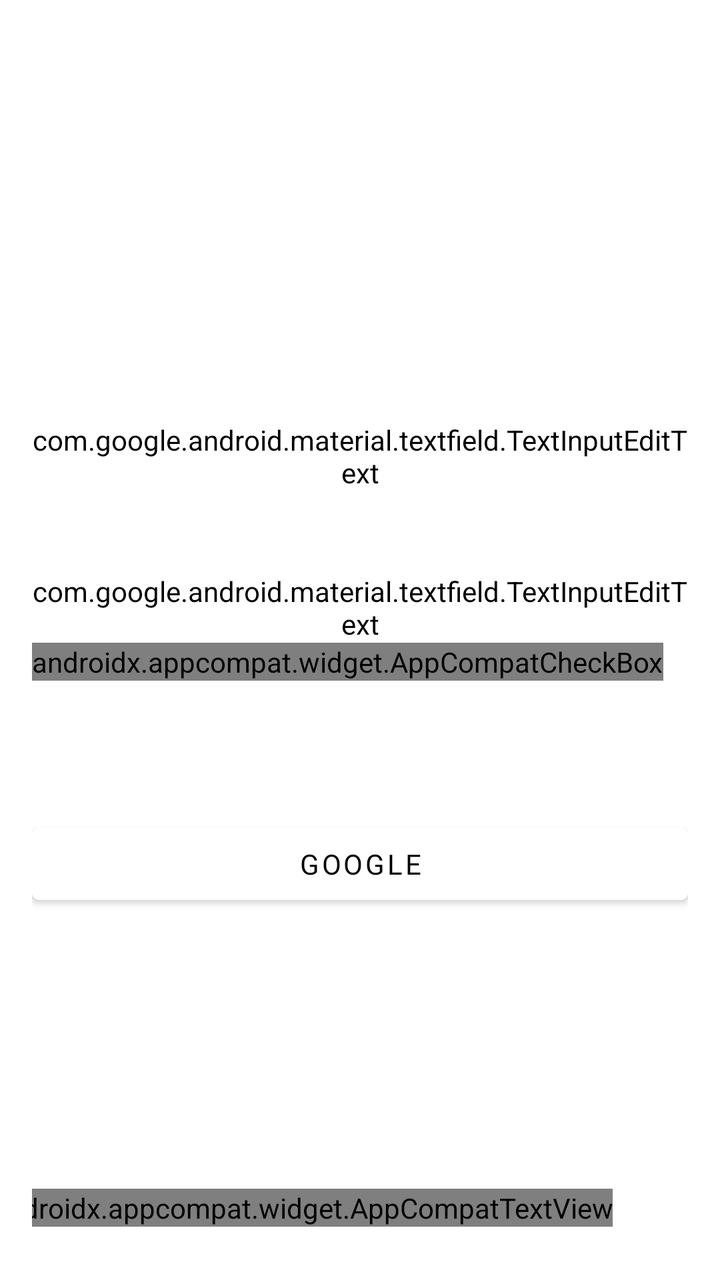
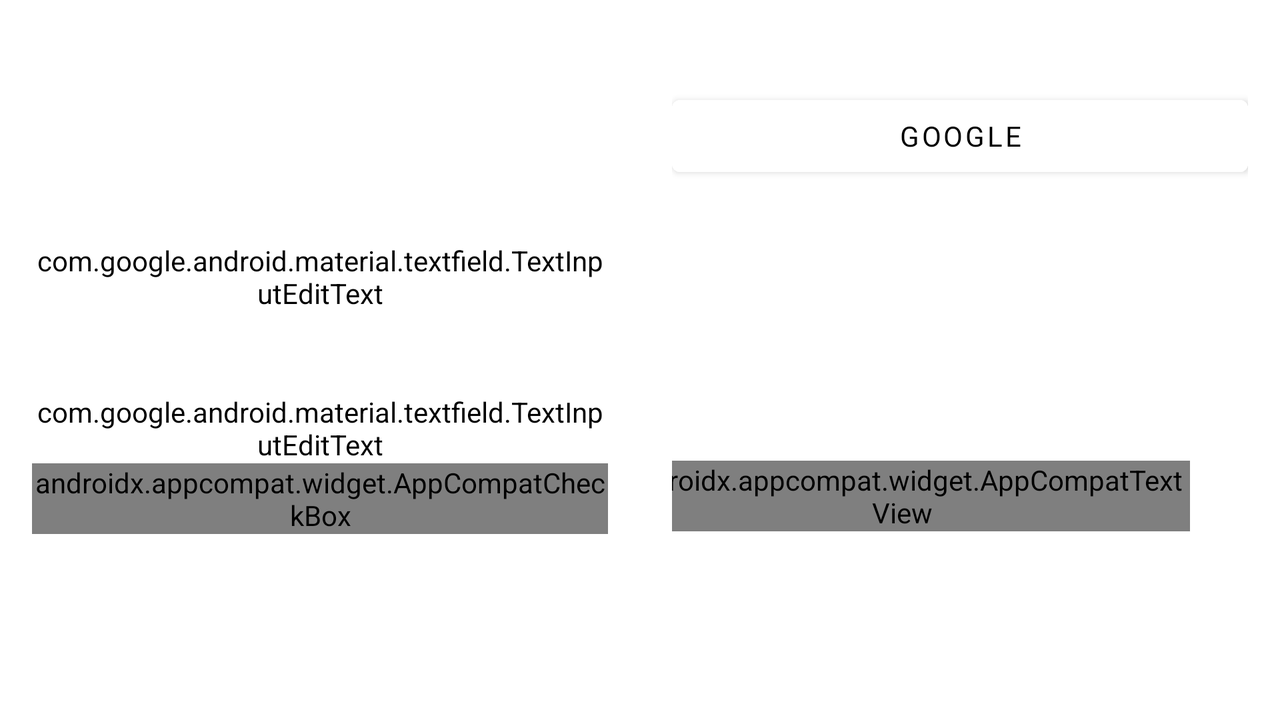

First picture: res/layout/ on a phone held upright. Second picture: the repository's own variant of that layout, on a device whose configuration matches the variant's folder. Source for both follows.
<!-- AndroidManifest.xml: application theme Theme.Task1 -->
<!-- res/layout/activity_auth.xml -->
<?xml version="1.0" encoding="utf-8"?>
<androidx.constraintlayout.widget.ConstraintLayout xmlns:android="http://schemas.android.com/apk/res/android"
    xmlns:app="http://schemas.android.com/apk/res-auto"
    xmlns:tools="http://schemas.android.com/tools"
    android:layout_width="match_parent"
    android:layout_height="match_parent"
    android:background="@color/profile_background"
    android:padding="@dimen/authActivity_layoutPadding"
    tools:context=".AuthActivity">

    <androidx.appcompat.widget.AppCompatTextView
        android:id="@+id/tvGreetingTop"
        android:layout_width="0dp"
        android:layout_height="wrap_content"
        android:layout_marginBottom="@dimen/authActivity_topGreeting_botMargin"
        android:fontFamily="@font/semi_bold"
        android:text="@string/login_greetings"
        android:textAlignment="center"
        android:textColor="@color/white"
        android:textSize="@dimen/authActivity_topGreeting_textSize"
        app:layout_constraintBottom_toTopOf="@id/tvGreetingBot"
        app:layout_constraintEnd_toEndOf="parent"
        app:layout_constraintStart_toStartOf="parent" />

    <androidx.appcompat.widget.AppCompatTextView
        android:id="@+id/tvGreetingBot"
        android:layout_width="0dp"
        android:layout_height="wrap_content"
        android:layout_marginBottom="@dimen/authActivity_botGreeting_botMargin"
        android:fontFamily="@font/semi_bold"
        android:text="@string/login_greetings_2"
        android:textAlignment="center"
        android:textColor="@color/white"
        android:textSize="@dimen/authActivity_botGreeting_textSize"
        app:layout_constraintBottom_toTopOf="@id/tilEmail"
        app:layout_constraintEnd_toEndOf="parent"
        app:layout_constraintStart_toStartOf="parent" />

    <com.google.android.material.textfield.TextInputLayout
        android:id="@+id/tilEmail"
        android:layout_width="match_parent"
        android:layout_height="wrap_content"

        android:hint="@string/email_hint"
        android:theme="@style/ThemeOverlay.App.TextInputLayout"
        app:errorEnabled="true"
        app:expandedHintEnabled="false"
        app:hintTextAppearance="@style/TextLabel"
        app:layout_constraintBottom_toBottomOf="parent"
        app:layout_constraintEnd_toEndOf="parent"
        app:layout_constraintStart_toStartOf="parent"
        app:layout_constraintTop_toTopOf="parent"
        app:layout_constraintVertical_bias="@dimen/authActivity_email_bias">

        <com.google.android.material.textfield.TextInputEditText
            android:id="@+id/tietEmail"
            android:layout_width="match_parent"
            android:layout_height="wrap_content"
            android:backgroundTint="@android:color/transparent"
            android:maxLines="1"
            android:textColor="@color/alabaster" />

    </com.google.android.material.textfield.TextInputLayout>

    <com.google.android.material.textfield.TextInputLayout
        android:id="@+id/tilPassword"
        android:layout_width="match_parent"
        android:layout_height="wrap_content"
        android:layout_marginTop="@dimen/authActivity_password_marginTop"

        android:hint="@string/password_hint"
        android:theme="@style/ThemeOverlay.App.TextInputLayout"
        app:errorEnabled="true"
        app:expandedHintEnabled="false"
        app:hintTextAppearance="@style/TextLabel"

        app:layout_constraintEnd_toEndOf="parent"
        app:layout_constraintStart_toStartOf="parent"
        app:layout_constraintTop_toBottomOf="@id/tilEmail">

        <com.google.android.material.textfield.TextInputEditText
            android:id="@+id/tietPassword"
            android:layout_width="match_parent"
            android:layout_height="wrap_content"
            android:backgroundTint="@android:color/transparent"
            android:inputType="textPassword"
            android:maxLines="1"
            android:textColor="@color/alabaster" />
    </com.google.android.material.textfield.TextInputLayout>

    <androidx.appcompat.widget.AppCompatCheckBox
        android:id="@+id/cbRememberMe"
        android:layout_width="wrap_content"
        android:layout_height="wrap_content"
        android:buttonTint="@color/white"
        android:text="@string/remember_me"
        android:textColor="@color/alabaster"
        android:textSize="@dimen/authActivity_checkBox_textSize"
        app:layout_constraintStart_toStartOf="parent"
        app:layout_constraintTop_toBottomOf="@id/tilPassword" />

    <Button
        android:id="@+id/bGoogle"
        android:layout_width="0dp"
        android:layout_height="@dimen/authActivity_googleButton_height"
        android:backgroundTint="@color/white"
        android:fontFamily="@font/semi_bold"
        android:text="@string/google"
        android:textAllCaps="true"
        android:textColor="@color/black"
        app:icon="@drawable/icon_google"
        app:iconGravity="textStart"
        app:iconPadding="@dimen/authActivity_googleButton_iconPadding"
        app:iconTint="@null"
        app:layout_constraintBottom_toBottomOf="parent"
        app:layout_constraintEnd_toEndOf="parent"
        app:layout_constraintStart_toStartOf="parent"
        app:layout_constraintTop_toTopOf="parent"
        app:layout_constraintVertical_bias="@dimen/authActivity_googleButton_bias" />

    <androidx.appcompat.widget.AppCompatTextView
        android:id="@+id/tvOr"
        android:layout_width="wrap_content"
        android:layout_height="wrap_content"
        android:fontFamily="@font/semi_bold"
        android:text="@string/or"
        android:textAlignment="center"
        android:textColor="@color/white"
        android:textSize="@dimen/authActivity_or_textSize"
        app:layout_constraintEnd_toEndOf="parent"
        app:layout_constraintStart_toStartOf="parent"
        app:layout_constraintTop_toBottomOf="@id/bGoogle" />

    <androidx.appcompat.widget.AppCompatButton
        android:id="@+id/bRegister"
        android:layout_width="0dp"
        android:layout_height="@dimen/authActivity_registerButton_height"
        android:layout_marginTop="6dp"
        android:background="@drawable/button_register"
        android:fontFamily="@font/semi_bold"
        android:text="@string/register"
        android:textAllCaps="true"
        android:textColor="@color/white"
        android:textSize="@dimen/authActivity_registerButton_textSize"
        app:layout_constraintEnd_toEndOf="parent"
        app:layout_constraintStart_toStartOf="parent"
        app:layout_constraintTop_toBottomOf="@id/tvOr" />

    <androidx.appcompat.widget.AppCompatTextView
        android:id="@+id/tvTerms"
        android:layout_width="wrap_content"
        android:layout_height="@dimen/authActivity_terms_height"
        android:layout_marginTop="@dimen/authActivity_terms_marginTop"
        android:text="@string/by_clicking_register_you_agree_to_our_terms_n_and_conditions"
        android:textAlignment="center"
        android:textColor="@color/white"
        android:textSize="@dimen/authActivity_terms_textSize"
        app:layout_constraintEnd_toEndOf="parent"
        app:layout_constraintStart_toStartOf="parent"
        app:layout_constraintTop_toBottomOf="@id/bRegister" />

    <androidx.appcompat.widget.AppCompatTextView
        android:id="@+id/tvNoAccount"
        android:layout_width="wrap_content"
        android:layout_height="wrap_content"
        android:layout_marginTop="@dimen/authActivity_noAccount_marginTop"
        android:fontFamily="@font/semi_bold"
        android:text="@string/don_t_have_account"
        android:textColor="@color/alabaster"
        android:textSize="@dimen/authActivity_noAccount_textSize"
        app:layout_constraintEnd_toStartOf="@id/tvSignIn"
        app:layout_constraintHorizontal_chainStyle="packed"
        app:layout_constraintStart_toStartOf="parent"
        app:layout_constraintTop_toBottomOf="@id/tvTerms" />

    <androidx.appcompat.widget.AppCompatTextView
        android:id="@+id/tvSignIn"
        android:layout_width="wrap_content"
        android:layout_height="wrap_content"
        android:layout_marginStart="@dimen/authActivity_signIn_marginStart"
        android:layout_marginTop="@dimen/authActivity_signIn_marginTop"
        android:fontFamily="@font/semi_bold"
        android:text="@string/sign_up"
        android:textColor="@color/white"
        android:textSize="@dimen/authActivity_signIn_textSize"
        app:layout_constraintEnd_toEndOf="parent"
        app:layout_constraintStart_toEndOf="@id/tvNoAccount"
        app:layout_constraintTop_toBottomOf="@id/tvTerms" />


</androidx.constraintlayout.widget.ConstraintLayout>
<!-- resources referenced by this layout -->
<resources>
  <dimen name="authActivity_botGreeting_botMargin">24dp</dimen>
  <dimen name="authActivity_botGreeting_textSize">14sp</dimen>
  <dimen name="authActivity_checkBox_textSize">14sp</dimen>
  <dimen name="authActivity_email_bias">0.32</dimen>
  <dimen name="authActivity_googleButton_bias">0.70</dimen>
  <dimen name="authActivity_googleButton_height">48dp</dimen>
  <dimen name="authActivity_googleButton_iconPadding">10dp</dimen>
  <dimen name="authActivity_layoutPadding">16dp</dimen>
  <dimen name="authActivity_noAccount_marginTop">6dp</dimen>
  <dimen name="authActivity_noAccount_textSize">14sp</dimen>
  <dimen name="authActivity_or_textSize">18sp</dimen>
  <dimen name="authActivity_password_marginTop">24dp</dimen>
  <dimen name="authActivity_registerButton_height">56dp</dimen>
  <dimen name="authActivity_registerButton_textSize">16sp</dimen>
  <dimen name="authActivity_signIn_marginStart">12dp</dimen>
  <dimen name="authActivity_signIn_marginTop">6dp</dimen>
  <dimen name="authActivity_signIn_textSize">14sp</dimen>
  <dimen name="authActivity_terms_height">32dp</dimen>
  <dimen name="authActivity_terms_marginTop">14dp</dimen>
  <dimen name="authActivity_terms_textSize">12sp</dimen>
  <dimen name="authActivity_topGreeting_botMargin">8dp</dimen>
  <dimen name="authActivity_topGreeting_textSize">24sp</dimen>
  <string name="by_clicking_register_you_agree_to_our_terms_n_and_conditions">By clicking Register you agree to our Terms \n and Conditions</string>
  <string name="don_t_have_account">Don’t have account?</string>
  <string name="email_hint">E-mail</string>
  <string name="google">Google</string>
  <string name="login_greetings">Let\'s get acquainted</string>
  <string name="login_greetings_2">Fill out the profile and go to the application!</string>
  <string name="or">or</string>
  <string name="password_hint">Password</string>
  <string name="register">register</string>
  <string name="remember_me">Remember me</string>
  <string name="sign_up">Sign up</string>
  <style name="TextLabel" parent="TextAppearance.Design.Hint">
          <item name="android:textSize">12sp</item>
      </style>
  <style name="ThemeOverlay.App.TextInputLayout" parent="">
          <item name="colorPrimary">@color/alabaster</item>
          <item name="colorOnSurface">@color/alabaster</item>
          <item name="colorError">@color/contacts_contacts</item>
      </style>
  <style name="Theme.Task1" parent="Theme.MaterialComponents.DayNight.NoActionBar">
          
          <item name="colorPrimary">@color/purple_500</item>
          <item name="colorPrimaryVariant">@color/purple_700</item>
          <item name="colorOnPrimary">@color/white</item>
          
          <item name="colorSecondary">@color/teal_200</item>
          <item name="colorSecondaryVariant">@color/teal_700</item>
          <item name="colorOnSecondary">@color/black</item>
          
          <item name="android:statusBarColor">?attr/colorPrimaryVariant</item>
          
      </style>
</resources>
<!-- res/layout-land/activity_auth.xml (the repository's variant of the layout above) -->
<!-- drawn on the phone turned sideways -->
<?xml version="1.0" encoding="utf-8"?>
<androidx.constraintlayout.widget.ConstraintLayout xmlns:android="http://schemas.android.com/apk/res/android"
    xmlns:app="http://schemas.android.com/apk/res-auto"
    xmlns:tools="http://schemas.android.com/tools"
    android:layout_width="match_parent"
    android:layout_height="match_parent"
    android:background="@color/profile_background"
    tools:context=".AuthActivity">

    <androidx.constraintlayout.widget.ConstraintLayout
        android:id="@+id/loginInformation"
        android:layout_width="0dp"
        android:layout_height="0dp"
        android:padding="@dimen/authActivity_layoutPadding"
        app:layout_constraintBottom_toBottomOf="parent"
        app:layout_constraintStart_toStartOf="parent"
        app:layout_constraintTop_toTopOf="parent"
        app:layout_constraintWidth_percent="0.5">

        <androidx.appcompat.widget.AppCompatTextView
            android:id="@+id/tvGreetingTop"
            android:layout_width="0dp"
            android:layout_height="wrap_content"
            android:layout_marginBottom="@dimen/authActivity_topGreeting_botMargin"
            android:fontFamily="@font/semi_bold"
            android:text="@string/login_greetings"
            android:textAlignment="center"
            android:textColor="@color/white"
            android:textSize="@dimen/authActivity_topGreeting_textSize"
            app:layout_constraintBottom_toTopOf="@id/tvGreetingBot"
            app:layout_constraintEnd_toEndOf="parent"
            app:layout_constraintStart_toStartOf="parent" />

        <androidx.appcompat.widget.AppCompatTextView
            android:id="@+id/tvGreetingBot"
            android:layout_width="0dp"
            android:layout_height="wrap_content"
            android:layout_marginBottom="@dimen/authActivity_botGreeting_botMargin"
            android:fontFamily="@font/semi_bold"
            android:text="@string/login_greetings_2"
            android:textAlignment="center"
            android:textColor="@color/white"
            android:textSize="@dimen/authActivity_botGreeting_textSize"
            app:layout_constraintBottom_toTopOf="@id/tilEmail"
            app:layout_constraintEnd_toEndOf="parent"
            app:layout_constraintStart_toStartOf="parent" />

        <com.google.android.material.textfield.TextInputLayout
            android:id="@+id/tilEmail"
            android:layout_width="match_parent"
            android:layout_height="wrap_content"

            android:hint="@string/email_hint"
            android:theme="@style/ThemeOverlay.App.TextInputLayout"
            app:errorEnabled="true"
            app:expandedHintEnabled="false"
            app:hintTextAppearance="@style/TextLabel"
            app:layout_constraintBottom_toBottomOf="parent"
            app:layout_constraintEnd_toEndOf="parent"
            app:layout_constraintStart_toStartOf="parent"
            app:layout_constraintTop_toTopOf="parent"
            app:layout_constraintVertical_bias="@dimen/authActivity_email_bias">

            <com.google.android.material.textfield.TextInputEditText
                android:id="@+id/tietEmail"
                android:layout_width="match_parent"
                android:layout_height="wrap_content"
                android:backgroundTint="@android:color/transparent"
                android:textColor="@color/alabaster" />

        </com.google.android.material.textfield.TextInputLayout>

        <com.google.android.material.textfield.TextInputLayout
            android:id="@+id/tilPassword"
            android:layout_width="match_parent"
            android:layout_height="wrap_content"
            android:layout_marginTop="@dimen/authActivity_password_marginTop"

            android:hint="@string/password_hint"
            android:theme="@style/ThemeOverlay.App.TextInputLayout"
            app:errorEnabled="true"
            app:expandedHintEnabled="false"
            app:hintTextAppearance="@style/TextLabel"

            app:layout_constraintEnd_toEndOf="parent"
            app:layout_constraintStart_toStartOf="parent"
            app:layout_constraintTop_toBottomOf="@id/tilEmail">

            <com.google.android.material.textfield.TextInputEditText
                android:id="@+id/tietPassword"
                android:layout_width="match_parent"
                android:layout_height="wrap_content"
                android:backgroundTint="@android:color/transparent"
                android:inputType="textPassword"
                android:textColor="@color/alabaster" />
        </com.google.android.material.textfield.TextInputLayout>

        <androidx.appcompat.widget.AppCompatCheckBox
            android:id="@+id/cbRememberMe"
            android:layout_width="wrap_content"
            android:layout_height="wrap_content"
            android:buttonTint="@color/white"
            android:text="@string/remember_me"
            android:textColor="@color/alabaster"
            android:textSize="@dimen/authActivity_checkBox_textSize"
            app:layout_constraintStart_toStartOf="parent"
            app:layout_constraintTop_toBottomOf="@id/tilPassword" />
    </androidx.constraintlayout.widget.ConstraintLayout>

    <androidx.constraintlayout.widget.ConstraintLayout
        android:id="@+id/loginButtons"
        android:layout_width="0dp"
        android:layout_height="0dp"
        android:padding="@dimen/authActivity_rightCl_padding"
        app:layout_constraintBottom_toBottomOf="parent"
        app:layout_constraintEnd_toEndOf="parent"
        app:layout_constraintTop_toTopOf="parent"
        app:layout_constraintWidth_percent="0.5">

        <Button
            android:id="@+id/bGoogle"
            android:layout_width="0dp"
            android:layout_height="@dimen/authActivity_googleButton_height"
            android:backgroundTint="@color/white"
            android:fontFamily="@font/semi_bold"
            android:text="@string/google"
            android:textAllCaps="true"
            android:textColor="@color/black"
            app:icon="@drawable/icon_google"
            app:iconGravity="textStart"
            app:iconPadding="10dp"
            app:iconTint="@null"
            app:layout_constraintBottom_toBottomOf="parent"
            app:layout_constraintEnd_toEndOf="parent"
            app:layout_constraintStart_toStartOf="parent"
            app:layout_constraintTop_toTopOf="parent"
            app:layout_constraintVertical_bias="@dimen/authActivity_googleButton_bias_land" />

        <androidx.appcompat.widget.AppCompatTextView
            android:id="@+id/tvOr"
            android:layout_width="wrap_content"
            android:layout_height="wrap_content"
            android:fontFamily="@font/semi_bold"
            android:text="@string/or"
            android:textColor="@color/white"
            android:textSize="@dimen/authActivity_or_textSize"
            app:layout_constraintEnd_toEndOf="parent"
            app:layout_constraintStart_toStartOf="parent"
            app:layout_constraintTop_toBottomOf="@id/bGoogle" />

        <androidx.appcompat.widget.AppCompatButton
            android:id="@+id/bRegister"
            android:layout_width="0dp"
            android:layout_height="@dimen/authActivity_registerButton_height"
            android:layout_marginTop="@dimen/authActivity_registerButton_marginTop_land"
            android:background="@drawable/button_register"
            android:fontFamily="@font/semi_bold"
            android:text="@string/register"
            android:textAllCaps="true"
            android:textColor="@color/white"
            android:textSize="@dimen/authActivity_registerButton_textSize"
            app:layout_constraintEnd_toEndOf="parent"
            app:layout_constraintStart_toStartOf="parent"
            app:layout_constraintTop_toBottomOf="@id/tvOr" />

        <androidx.appcompat.widget.AppCompatTextView
            android:id="@+id/tvTerms"
            android:layout_width="wrap_content"
            android:layout_height="@dimen/authActivity_terms_height"
            android:layout_marginTop="@dimen/authActivity_terms_marginTop"
            android:text="@string/by_clicking_register_you_agree_to_our_terms_n_and_conditions"
            android:textAlignment="center"
            android:textColor="@color/white"
            android:textSize="@dimen/authActivity_terms_textSize"
            app:layout_constraintEnd_toEndOf="parent"
            app:layout_constraintStart_toStartOf="parent"
            app:layout_constraintTop_toBottomOf="@id/bRegister" />

        <androidx.appcompat.widget.AppCompatTextView
            android:id="@+id/tvNoAccount"
            android:layout_width="wrap_content"
            android:layout_height="wrap_content"
            android:layout_marginTop="@dimen/authActivity_noAccount_marginTop"
            android:fontFamily="@font/semi_bold"
            android:text="@string/don_t_have_account"
            android:textColor="@color/alabaster"
            android:textSize="@dimen/authActivity_noAccount_textSize"
            app:layout_constraintEnd_toStartOf="@id/tvSignIn"
            app:layout_constraintHorizontal_chainStyle="packed"
            app:layout_constraintStart_toStartOf="parent"
            app:layout_constraintTop_toBottomOf="@id/tvTerms" />

        <androidx.appcompat.widget.AppCompatTextView
            android:id="@+id/tvSignIn"
            android:layout_width="wrap_content"
            android:layout_height="wrap_content"
            android:layout_marginStart="@dimen/authActivity_signIn_marginStart"
            android:layout_marginTop="@dimen/authActivity_signIn_marginTop"
            android:fontFamily="@font/semi_bold"
            android:text="@string/sign_up"
            android:textColor="@color/white"
            android:textSize="@dimen/authActivity_signIn_textSize"
            app:layout_constraintEnd_toEndOf="parent"
            app:layout_constraintStart_toEndOf="@id/tvNoAccount"
            app:layout_constraintTop_toBottomOf="@id/tvTerms" />
    </androidx.constraintlayout.widget.ConstraintLayout>
</androidx.constraintlayout.widget.ConstraintLayout>
<!-- resources referenced by the variant -->
<!-- as the phone turned sideways resolves them -->
<resources>
  <dimen name="authActivity_botGreeting_botMargin">24dp</dimen>
  <dimen name="authActivity_botGreeting_textSize">14sp</dimen>
  <dimen name="authActivity_checkBox_textSize">14sp</dimen>
  <dimen name="authActivity_email_bias">0.32</dimen>
  <dimen name="authActivity_googleButton_bias_land">0.10</dimen>
  <dimen name="authActivity_googleButton_height">48dp</dimen>
  <dimen name="authActivity_layoutPadding">16dp</dimen>
  <dimen name="authActivity_noAccount_marginTop">6dp</dimen>
  <dimen name="authActivity_noAccount_textSize">14sp</dimen>
  <dimen name="authActivity_or_textSize">18sp</dimen>
  <dimen name="authActivity_password_marginTop">24dp</dimen>
  <dimen name="authActivity_registerButton_height">56dp</dimen>
  <dimen name="authActivity_registerButton_marginTop_land">6dp</dimen>
  <dimen name="authActivity_registerButton_textSize">16sp</dimen>
  <dimen name="authActivity_rightCl_padding">16dp</dimen>
  <dimen name="authActivity_signIn_marginStart">12dp</dimen>
  <dimen name="authActivity_signIn_marginTop">6dp</dimen>
  <dimen name="authActivity_signIn_textSize">14sp</dimen>
  <dimen name="authActivity_terms_height">32dp</dimen>
  <dimen name="authActivity_terms_marginTop">14dp</dimen>
  <dimen name="authActivity_terms_textSize">12sp</dimen>
  <dimen name="authActivity_topGreeting_botMargin">8dp</dimen>
  <dimen name="authActivity_topGreeting_textSize">24sp</dimen>
  <string name="by_clicking_register_you_agree_to_our_terms_n_and_conditions">By clicking Register you agree to our Terms \n and Conditions</string>
  <string name="don_t_have_account">Don’t have account?</string>
  <string name="email_hint">E-mail</string>
  <string name="google">Google</string>
  <string name="login_greetings">Let\'s get acquainted</string>
  <string name="login_greetings_2">Fill out the profile and go to the application!</string>
  <string name="or">or</string>
  <string name="password_hint">Password</string>
  <string name="register">register</string>
  <string name="remember_me">Remember me</string>
  <string name="sign_up">Sign up</string>
  <style name="TextLabel" parent="TextAppearance.Design.Hint">
          <item name="android:textSize">12sp</item>
      </style>
  <style name="ThemeOverlay.App.TextInputLayout" parent="">
          <item name="colorPrimary">@color/alabaster</item>
          <item name="colorOnSurface">@color/alabaster</item>
          <item name="colorError">@color/contacts_contacts</item>
      </style>
  <style name="Theme.Task1" parent="Theme.MaterialComponents.DayNight.NoActionBar">
          
          <item name="colorPrimary">@color/purple_500</item>
          <item name="colorPrimaryVariant">@color/purple_700</item>
          <item name="colorOnPrimary">@color/white</item>
          
          <item name="colorSecondary">@color/teal_200</item>
          <item name="colorSecondaryVariant">@color/teal_700</item>
          <item name="colorOnSecondary">@color/black</item>
          
          <item name="android:statusBarColor">?attr/colorPrimaryVariant</item>
          
      </style>
</resources>
